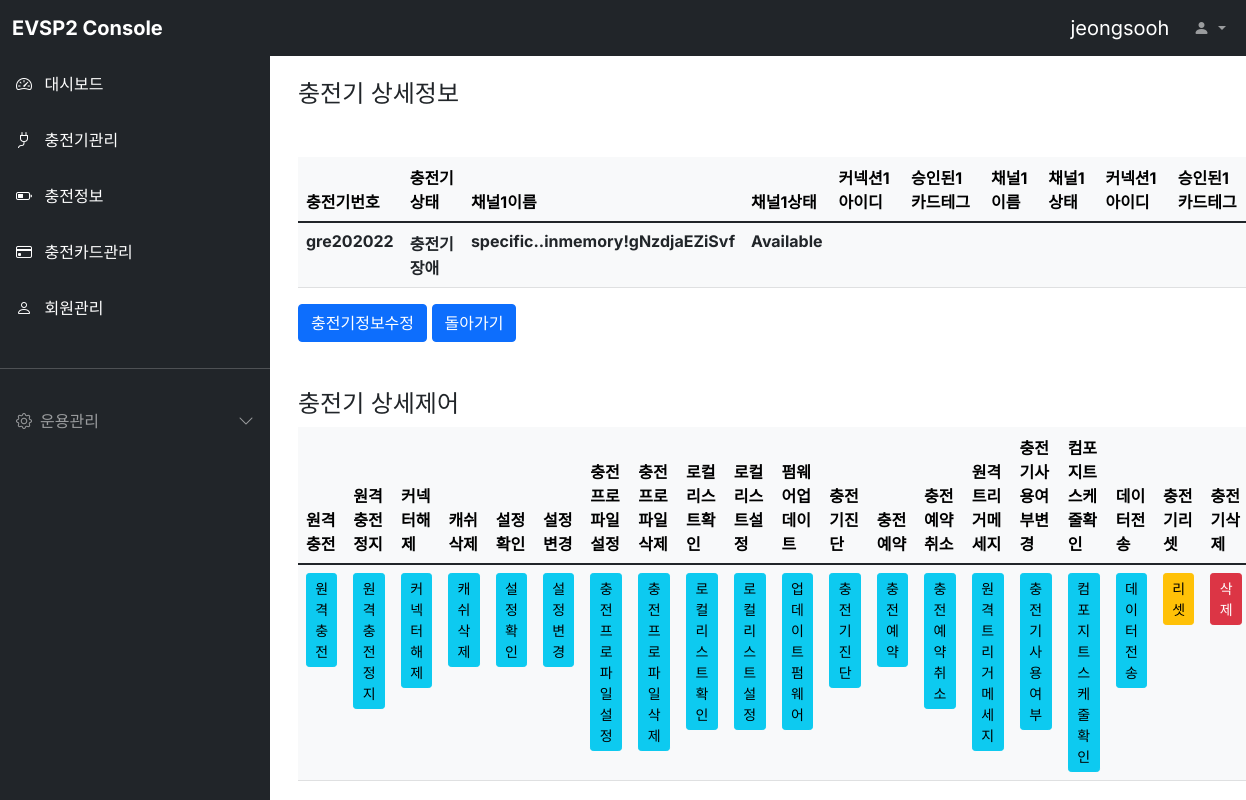
The page /clients/2/ (signed in) on the database its author committed.
### clients/models.py (models this page shows, shortened)
class Clients(models.Model):
  cpnumber = models.CharField(max_length=64, blank=True, verbose_name='충전기번호')
  cpstatus = models.CharField(max_length=64, blank=True, verbose_name='충전기상태')
  check_dttm = models.DateTimeField(blank=True, null=True, verbose_name='확인일시')
  channel_name_1 = models.CharField(max_length=64, blank=True, verbose_name='채널1이름')
  channel_status_1 = models.CharField(max_length=64, blank=True, verbose_name='채널1상태')
  connection_id_1 = models.CharField(max_length=256, blank=True, null=True, verbose_name='커넥션1아이디')
  authorized_tag_1 = models.CharField(max_length=64, blank=True, verbose_name='승인된1카드테그')
  channel_name_2 = models.CharField(max_length=64, blank=True, verbose_name='채널2이름')
  channel_status_2 = models.CharField(max_length=64, blank=True, verbose_name='채널2상태')
  connection_id_2 = models.CharField(max_length=256, blank=True, verbose_name='커넥션2아이디')
  authorized_tag_2 = models.CharField(max_length=64, blank=True, verbose_name='승인된2카드테그')
  class Meta:
    db_table = 'evsp2_clients'
    verbose_name = '충전기채널'
    verbose_name_plural = '충전기채널'

### clients/views.py (the view)
# urls.py: path('<int:pk>/', views.ClientsDetail.as_view()),
class ClientsDetail(DetailView):
  template_name='clients_detail.html'
  queryset = Clients.objects.all()
  context_object_name = 'clients'
  def get_context_data(self, **kwargs):
    context = super().get_context_data(**kwargs)
    user_id = self.request.session['user']
    context['loginuser'] = user_id
    return context

### clients/templates/clients_detail.html (shortened to what this page needs)
{% extends "base.html" %}
{% block head %}
<link rel="stylesheet" href="../../../static/style.css" />
{% endblock %}
{% block contents %}
<div class="container mt-3 mx-3">
  <h4>충전기 상세정보</h4>
  <div class="row mt-5">
    <div class="col-12">
      <table class="table table-light">
        <thead class="thead-light">
          <tr>
            <th scope="col">충전기번호</th>
            <th scope="col">충전기상태</th>
            <th scope="col">채널1이름</th>
            <th scope="col">채널1상태</th>
            <th scope="col">커넥션1아이디</th>
            <th scope="col">승인된1카드테그</th>
            <th scope="col">채널1이름</th>
            <th scope="col">채널1상태</th>
            <th scope="col">커넥션1아이디</th>
            <th scope="col">승인된1카드테그</th>
          </tr>
        </thead>
        <tbody class="text-dark">
          <tr>
            <th>{{ clients.cpnumber }}</th>
            <th>{{ clients.cpstatus }}</th>
            <th>{{ clients.channel_name_1 }}</th>
            <th>{{ clients.channel_status_1 }}</th>
            <th>{{ clients.connection_id_1 }}</th>
            <th>{{ clients.authorized_tag_1 }}</th>
            <th>{{ clients.channel_name_2 }}</th>
            <th>{{ clients.channel_status_2 }}</th>
            <th>{{ clients.connection_id_2 }}</th>
            <th>{{ clients.authorized_tag_2 }}</th>
          </tr>
        </tbody>
      </table>
      <div class="d-grid gap-2 d-md-block">
        <a class="btn btn-primary" href="/evcharger/{{ evcharger.id }}/update" role="button">충전기정보수정</a>
        <button class="btn btn-primary" onclick="javascript:history.go(-1);">돌아가기</button>
      </div>
    </div>
  </div>
  <div class="row mt-5">
    <h4>충전기 상세제어</h4>
    <div class="col-12">
      <table class="table table-light">
        <thead class="thead-light">
          <tr>
            <th scope="col">원격충전</th>
            <th scope="col">원격충전정지</th>
            <th scope="col">커넥터해제</th>
            <th scope="col">캐쉬삭제</th>
            <th scope="col">설정확인</th>
            <th scope="col">설정변경</th>
            <th scope="col">충전프로파일설정</th>
            <th scope="col">충전프로파일삭제</th>
            <th scope="col">로컬리스트확인</th>
            <th scope="col">로컬리스트설정</th>
            <th scope="col">펌웨어업데이트</th>
            <th scope="col">충전기진단</th>
            <th scope="col">충전예약</th>
            <th scope="col">충전예약취소</th>
            <th scope="col">원격트리거메세지</th>
            <th scope="col">충전기사용여부변경</th>
            <th scope="col">컴포지트스케줄확인</th>
            <th scope="col">데이터전송</th>
            <th scope="col">충전기리셋</th>
            <th scope="col">충전기삭제</th>
          </tr>
        </thead>
        <tbody class="text-dark">
          <tr>
            <th><a class="btn btn-primary btn-sm btn-info" id="clients-{{ clients.id }}"
              href="/clients/{{ clients.id }}/remo_scs_cpf" target="_self">원격충전</a></th>
            <th><a class="btn btn-primary btn-sm btn-info" id="clients-{{ clients.id }}"
              href="/clients/{{ clients.id }}/remo_stop_cs" target="_self">원격충전정지</a></th>
            <th><a class="btn btn-primary btn-sm btn-info" id="clients-{{ clients.id }}"
              href="/clients/{{ clients.id }}/unlock_connector" target="_self">커넥터해제</a></th>
            <th><a class="btn btn-primary btn-sm btn-info" id="clients-{{ clients.id }}"
              href="/clients/{{ clients.id }}/clearcache" target="_self">캐쉬삭제</a></th>
            <th><a class="btn btn-primary btn-sm btn-info" id="clients-{{ clients.id }}"
              href="/clients/{{ clients.id }}/getconf" target="_self">설정확인</a></th>
            <th><a class="btn btn-primary btn-sm btn-info" id="clients-{{ clients.id }}"
              href="/clients/{{ clients.id }}/setconf" target="_self">설정변경</a></th>
            <th><a class="btn btn-primary btn-sm btn-info" id="clients-{{ clients.id }}"
              href="/clients/{{ clients.id }}/setchargingprofile" target="_self">충전프로파일설정</a></th>
            <th><a class="btn btn-primary btn-sm btn-info" id="clients-{{ clients.id }}"
              href="/clients/{{ clients.id }}/clearchargingprofile" target="_self">충전프로파일삭제</a></th>
            <th><a class="btn btn-primary btn-sm btn-info" id="clients-{{ clients.id }}"
              href="/clients/{{ clients.id }}/getlocallistversion" target="_self">로컬리스트확인</a></th>
            <th><a class="btn btn-primary btn-sm btn-info" id="clients-{{ clients.id }}"
              href="/clients/{{ clients.id }}/sendlocallist" target="_self">로컬리스트설정</a></th>
            <th><a class="btn btn-primary btn-sm btn-info" id="clients-{{ clients.id }}"
              href="/clients/{{ clients.id }}/updatefirmware" target="_self">업데이트펌웨어</a></th>
            <th><a class="btn btn-primary btn-sm btn-info" id="clients-{{ clients.id }}"
              href="/clients/{{ clients.id }}/getdiagnostics" target="_self">충전기진단</a></th>
            <th><a class="btn btn-primary btn-sm btn-info" id="clients-{{ clients.id }}"
              href="/clients/{{ clients.id }}/reservenow" target="_self">충전예약</a></th>
            <th><a class="btn btn-primary btn-sm btn-info" id="clients-{{ clients.id }}"
              href="/clients/{{ clients.id }}/cancelreservation" target="_self">충전예약취소</a></th>
            <th><a class="btn btn-primary btn-sm btn-info" id="clients-{{ clients.id }}"
              href="/clients/{{ clients.id }}/triggermessage" target="_self">원격트리거메세지</a></th>
            <th><a class="btn btn-primary btn-sm btn-info" id="clients-{{ clients.id }}"
              href="/clients/{{ clients.id }}/changeavailable" target="_self">충전기사용여부</a></th>
            <th><a class="btn btn-primary btn-sm btn-info" id="clients-{{ clients.id }}"
              href="/clients/{{ clients.id }}/getcompositeschedule" target="_self">컴포지트스케줄확인</a></th>
            <th><a class="btn btn-primary btn-sm btn-info" id="clients-{{ clients.id }}"
              href="/clients/{{ clients.id }}/datatransfer" target="_self">데이터전송</a></th>
            <th><a class="btn btn-primary btn-sm btn-warning" id="clients-{{ clients.id }}"
              href="/clients/{{ clients.id }}/reset" target="_self">리셋</a></th>
            <th><a class="btn btn-primary btn-sm btn-danger" id="clients-{{ clients.id }}"
              href="/clients/{{ clients.id }}/delete" target="_self">삭제</a></th>
          </tr>
        </tbody>
      </table>
    </div>
  </div>
</div>
{% endblock %}

### static/style.css (style rules this page uses)
body, button { font-family: "Inter", sans-serif; }
:root { --offcanvas-width: 270px; --topNavbarHeight: 56px; }
@media (min-width: 992px) { body { overflow: auto !important; } }

### rows shown on the page
Clients: cpnumber "gre202022", cpstatus "충전기장애", channel_name_1 "specific..inmemory!gNzdjaEZiSvf", channel_status_1 "Available"

### other values the page prints
{{ loginuser }} "jeongsooh"
